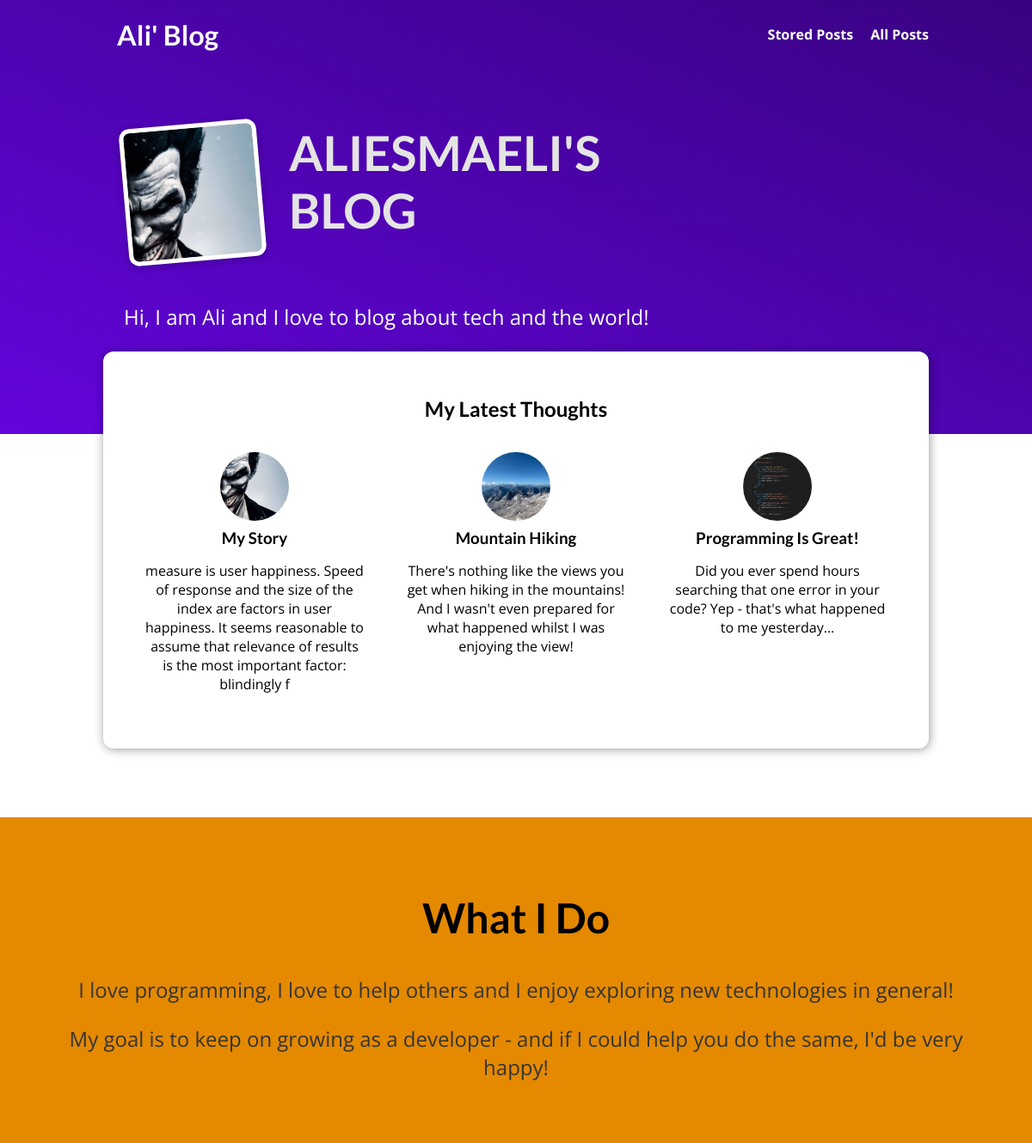
The page / on the database its author committed.
### blog/models.py (models this page shows, shortened)
class Post(models.Model):
    title = models.CharField(max_length=100)
    slug = models.SlugField(unique=True,db_index=True)
    content = models.TextField(validators=[MinLengthValidator(10)])
    image = models.ImageField(upload_to="image", null=True)
    date = models.DateField()
    excerpt = models.CharField(max_length=200)
    author = models.ForeignKey(Author, on_delete=models.SET_NULL, null=True,related_name="posts")
    tag = models.ManyToManyField(Tag, related_name="posts")

### blog/views.py (the view)
# urls.py: path("", views.StartingPage.as_view(), name="starting_page"),
class StartingPage(ListView):
    template_name = "blog/index.html"
    model = Post
    context_object_name = "posts"
    ordering = ["-date"]
    def get_queryset(self):
        context = super().get_queryset()
        latest_post = context[:3]
        return latest_post

### blog/templates/blog/index.html (shortened to what this page needs)
{% extends "base.html" %}
{% load static %}
{% block css_files %}
    <link rel="stylesheet" href="{% static "blog/index.css" %}">
    <link rel="stylesheet" href="{% static "blog/post.css" %}">
{% endblock %}
{% block content %}
    <section id="welcome">
        <header>
            <img src="{% static "blog/images/profile_img.jpg" %}" alt="Ali - The author of this Blog">
            <h2>ALIESMAELI'S BLOG</h2>
        </header>
        <p>Hi, I am Ali and I love to blog about tech and the world!</p>
    </section>
    <section id="latest-posts">
        <h2>My Latest Thoughts</h2>
        <ul>
            {% for post in posts %}
                {% include "blog/includes/post.html" %}
            {% endfor %}
        </ul>
    </section>
    <section id="about">
        <h2>What I Do</h2>
        <p>
            I love programming, I love to help others and I enjoy exploring new
            technologies in general!
        </p>
        <p>
            My goal is to keep on growing as a developer - and if I could help you do
            the same, I'd be very happy!
        </p>
    </section>
{% endblock %}

### blog/templates/blog/includes/post.html
{% load static %}
<li>
                    <article class="post">
                        <a href="{% url "post-detail-page" post.slug %}">
                            <img src="{{ post.image.url }}" alt="{{ post.title }}">
                            <div class="post__content">
                                <h3>{{ post.title }}</h3>
                                <p>{{ post.excerpt }}</p>
                            </div>
                        </a>
                    </article>
            </li>

### static/app.css (style rules this page uses)
* { box-sizing: border-box; }
html { font-family: 'Open Sans', 'Lato', sans-serif; }
body { margin: 0; }
h1, h2, h3 { font-family: 'Lato', sans-serif; font-weight: bold; }

### blog/static/blog/index.css (style rules this page uses)
#welcome { background: linear-gradient(to right top, #6305dd, #390281); padding: 6rem 12%; }
#welcome header { display: flex; align-items: flex-start; margin: 3rem auto; }
#welcome img { width: 10rem; height: 10rem; object-fit: cover; object-position: top; border: 5px solid white; border-radius: 12px; background-color: #ffe1bf; transform: rotateZ(-5deg); box-shadow: 0 2px 8px rgba(0, 0, 0, 0.25); }
#welcome h2 { font-size: 3.5rem; margin: 0 0 0 2rem; color: #e4e4e4; width: 10rem; }
#welcome p { color: white; font-size: 1.5rem; }
#latest-posts { background-color: white; padding: 2rem; border-radius: 12px; width: 60rem; margin: -6rem auto 2rem auto; box-shadow: 1px 1px 12px rgba(0, 0, 0, 0.4); }
#latest-posts h2 { text-align: center; }
#latest-posts ul { list-style: none; margin: 0; padding: 0; display: flex; gap: 1rem; }
#latest-posts li { flex: 1; }
#about { text-align: center; padding: 3rem; background-color: #e48900; margin-top: 5rem; }
#about h2 { font-size: 3rem; }
#about p { font-size: 1.5rem; color: #353535; }

### blog/static/blog/post.css (style rules this page uses)
.post { display: flex; flex-direction: column; align-items: center; text-align: center; }
.post a { text-decoration: none; color: black; transition: all 0.2s ease; padding: 1rem; }
.post img { width: 5rem; height: 5rem; object-fit: cover; border-radius: 50%; }
.post h3 { margin: 0.25rem 0; }

### rows shown on the page
Post: image (picture), title "My Story", excerpt "measure is user happiness. Speed of response and the size of the index are factors in user happiness. It seems reasonable to assume that relevance of results is the most important factor: blindingly f"
Post: image (picture), title "Mountain Hiking", excerpt "There's nothing like the views you get when hiking in the mountains! And I wasn't even prepared for what happened whilst I was enjoying the view!"
Post: image (picture), title "Programming Is Great!", excerpt "Did you ever spend hours searching that one error in your code? Yep - that's what happened to me yesterday..."
